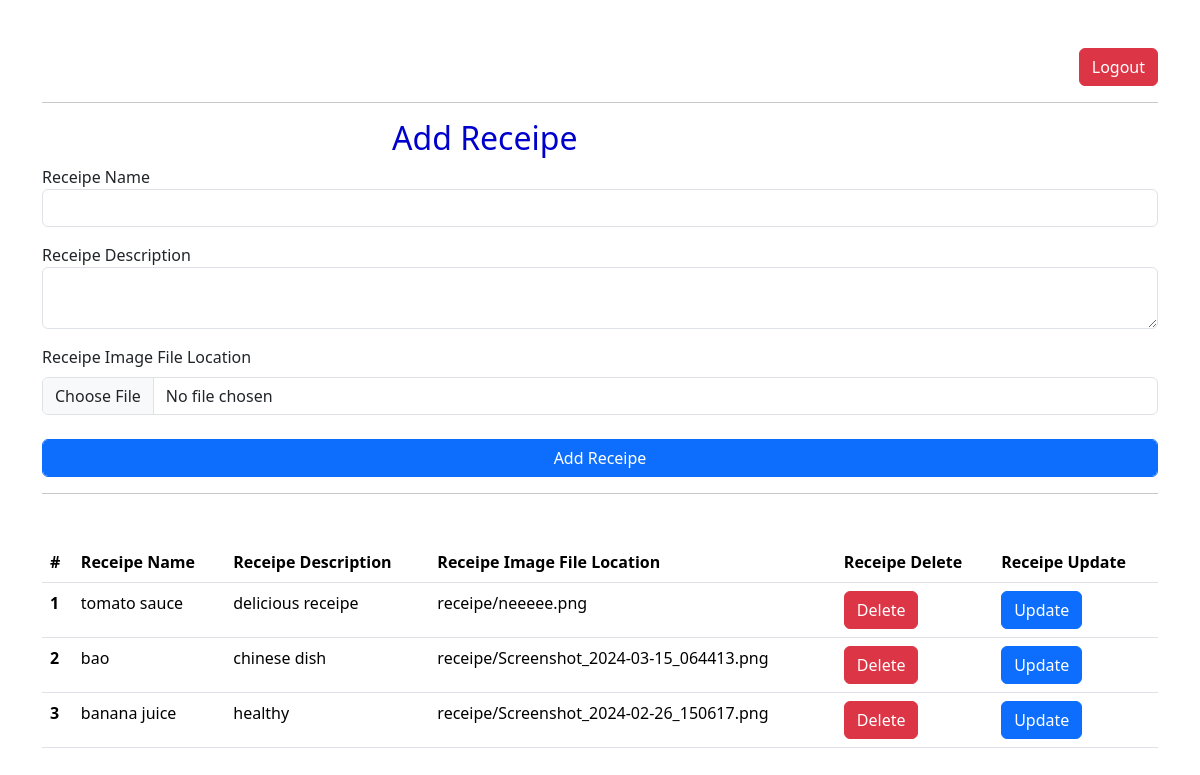
The page / on the database its author committed.
### vege/models.py (models this page shows)
class Receipe(models.Model):
    user = models.ForeignKey(User, on_delete=models.SET_NULL, null = True, blank = True)
    receipe_name = models.CharField(max_length=100)
    receipe_description = models.TextField()
    receipe_image = models.ImageField(upload_to="receipe")
    receipe_view_count = models.IntegerField(default=1)

### vege/views.py (the view, shortened to what this page needs)
# urls.py: path('', receipes, name="receipes"),
def receipes(request):
    queryset = Receipe.objects.all()
    context = {'receipes': queryset}
    return render(request, 'receipes.html', context)

### vege/templates/receipes.html (shortened to what this page needs)
<!DOCTYPE html>
<html lang="en">
	<head>
		<link
			href="https://cdn.jsdelivr.net/npm/bootstrap@5.3.2/dist/css/bootstrap.min.css"
			rel="stylesheet"
 />
	</head>
	<body>
		<div class="container mt-5">
			<form
				method="post"
				enctype="multipart/form-data">
				<a
					style="
						display: flex;
						justify-content: flex-end;
						text-decoration: none;
					"
					href="/logout">
					<button class="btn btn-danger">Logout</button>
				</a>
				<hr />
				<div style="color: mediumblue; margin-left: 350px">
					<h2>Add Receipe</h2>
				</div>
				<div class="mb-3">
					<label>Receipe Name</label>
					<input
						class="form-control"
						name="receipe_name"
						required
						type="text" />
				</div>
				<div class="mb-3">
					<label>Receipe Description</label>
					<textarea
						class="form-control"
						required
						name="receipe_description"></textarea>
				</div>
				<div class="mb-3">
					<label class="form-label">Receipe Image File Location</label>
					<input class="form-control" name="receipe_image" type="file"
				</div>
				<br />
				<button class="btn btn-primary form-control">Add Receipe</button>
				<hr />
			</form>
			<table class="table mt-5">
				<thead>
					<tr>
						<th scope="col">#</th>
						<th scope="col">Receipe Name</th>
						<th scope="col">Receipe Description</th>
						<th scope="col">Receipe Image File Location</th>
						<th scope="col">Receipe Delete</th>
						<th scope="col">Receipe Update</th>
					</tr>
				</thead>
				<tbody>
					{% for receipe in receipes %}
					<tr>
						<th scope="row">{{forloop.counter}}</th>
						<td>{{receipe.receipe_name}}</td>
						<td>{{receipe.receipe_description}}</td>
						<td>{{receipe.receipe_image}}</td>
						<td>
							<a
								class="btn btn-danger"
								href="/delete_receipe/{{receipe.id}}/"
								>Delete</a
							>
						</td>
						<td>
							<a
								class="btn btn-primary"
								href="/update_receipe/{{receipe.id}}/"
								>Update</a
							>
						</td>
					</tr>
					{% endfor %}
				</tbody>
			</table>
		</div>
	</body>
</html>

### rows shown on the page
Receipe: receipe_name "tomato sauce", receipe_description "delicious receipe", receipe_image "receipe/neeeee.png"
Receipe: receipe_name "bao", receipe_description "chinese dish", receipe_image "receipe/Screenshot_2024-03-15_064413.png"
Receipe: receipe_name "banana juice", receipe_description "healthy", receipe_image "receipe/Screenshot_2024-02-26_150617.png"
